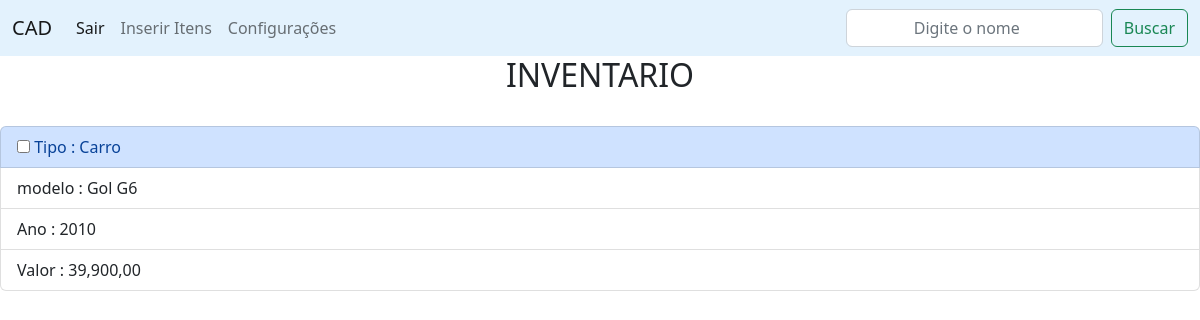
The page /inventory on the database as committed earlier.
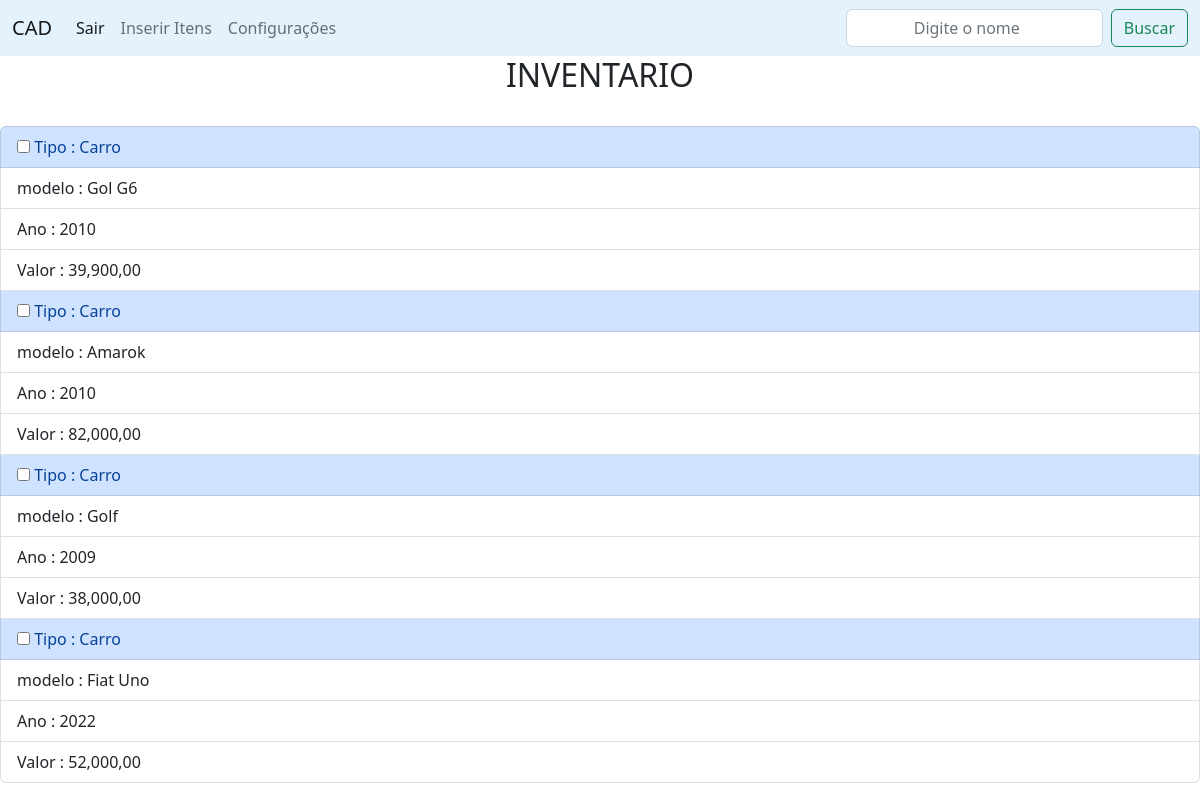
The same page on the database as committed later.
### app.py (models this page shows, shortened)
class Inventario(db.Model):
    __tablename__ = 'inventario'
    id = db.Column(db.Integer, primary_key=True)
    item = db.Column(db.String(84), nullable=False)
    modelo = db.Column(db.String(255), nullable=False)
    ano = db.Column(db.String(255), nullable=False)
    quantidade = db.Column(db.String(255), nullable=False)
    valor = db.Column(db.String(255), nullable=False)
    data = db.Column(db.String(255), nullable=False)

### app.py (the view)
@app.route("/inventory")
def Inventory():
    itens = Inventario.query.all()
    return render_template("list_cadastros.html", itens=itens)

### templates/list_cadastros.html (shortened to what this page needs)
<!DOCTYPE html>
<html lang="pt-br">
<head>
    <link rel="stylesheet" href="https://cdn.jsdelivr.net/npm/bootstrap@5.2.3/dist/css/bootstrap.min.css">
    <link rel="stylesheet" href="{{url_for('static', filename='style.css')}}">
</head>
<body>
    <nav class="navbar navbar-expand-lg "style="background-color: #e3f2fd;">
        <div class="container-fluid">
          <a class="navbar-brand" href="">CAD</a>
          <div class="collapse navbar-collapse" id="navbarSupportedContent">
            <ul class="navbar-nav me-auto mb-2 mb-lg-0">
                <li class="nav-item">
                    <a class="nav-link active" aria-current="page" href="{{url_for('logout')}}">Sair</a>
                </li>
                <li class="nav-item">
                    <a class="nav-link" href="{{url_for('cadastro')}}">Inserir Itens</a>
                </li>
                <li class="nav-item">
                    <a class="nav-link" href="{{url_for('settings')}}">Configurações</a>
                </li>
            </ul>
            <form class="d-flex" role="search">
              <input class="form-control me-2" type="search" placeholder="Digite o nome" aria-label="Search">
              <button class="btn btn-outline-success" type="submit">Buscar</button>
            </form>
          </div>
        </div>
    </nav>
    <div>
        <h2>INVENTARIO</h2><br>
        <ul class="list-group">
            {% for item in itens %}
                <li class="list-group-item list-group-item-primary" aria-current="true"><input type="checkbox" name="pessoa_name"> Tipo : {{item.item}}</li>
                <li class="list-group-item "> modelo : {{item.modelo}}</li>
                <li class="list-group-item"> Ano : {{item.ano}}</li>
                <li class="list-group-item"> Valor : {{item.valor}}</li>
            {% endfor %}
        </ul>
    </div>
</body>
</html>

### static/style.css (style rules this page uses)
* { margin:0px; }
h2 { text-align: center; }
::placeholder { text-align: center; }

Rows that differ between the two databases and show on the page:
added Inventario: item "Carro", modelo "Amarok", ano "2010", valor "82,000,00"
added Inventario: item "Carro", modelo "Golf", ano "2009", valor "38,000,00"
added Inventario: item "Carro", modelo "Fiat Uno", ano "2022", valor "52,000,00"
